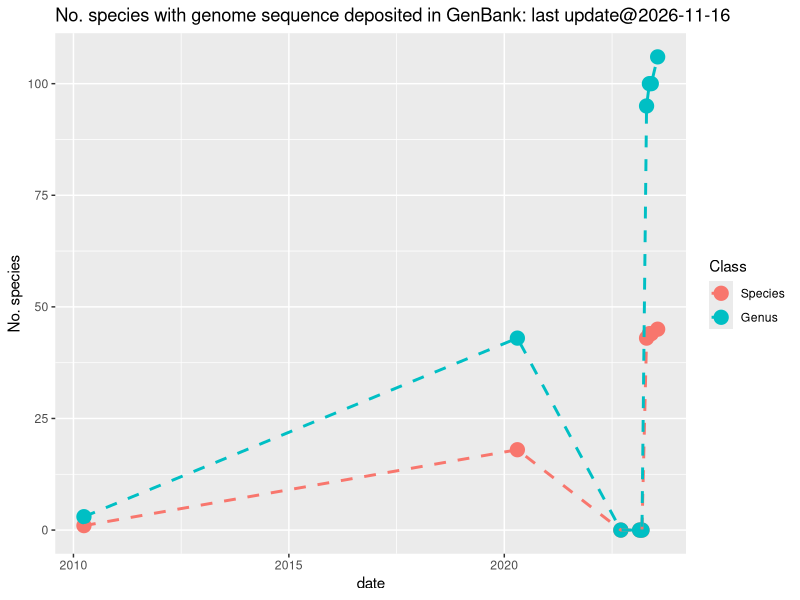

This figure's R source:
#plot.no_genome_deposited.R


library(tidyverse)
library(ggplot2)
library(lubridate)

list20220915 <- read_csv("aquatic_organism_genome_size_2022_0915.csv")
list20230221 <- read_csv("aquatic_organism_genome_size_2023_0221.csv")
list20230313 <- read_csv("aquatic_organism_genome_size_2023_0313.csv")
list20230329 <- read_csv("aquatic_organism_genome_size_2023_0329.csv")
list20230421 <- read_csv("aquatic_organism_genome_size_2023_0421.csv")
list20230515 <- read_csv("aquatic_organism_genome_size_2023_0515.csv")
list20230531 <- read_csv("aquatic_organism_genome_size_2023_0531.csv")
list20230724 <- read_csv("aquatic_organism_genome_size_2023_0724.csv")


No_sp_genome_20100331 <- 1
No_sp_genome_20200421 <- 18
No_sp_genome_20220915 <- sum(!is.na(list20220915$Genome_size_of_the_species_Mbp)) 
No_sp_genome_20230221 <- sum(!is.na(list20230221$Genome_size_of_the_species_Mbp)) 
No_sp_genome_20230313 <- sum(!is.na(list20230313$Genome_size_of_the_species_Mbp)) 
No_sp_genome_20230329 <- sum(!is.na(list20230329$Genome_size_of_the_species_Mbp)) 
No_sp_genome_20230421 <- sum(!is.na(list20230421$Genome_size_of_the_species_Mbp)) 
No_sp_genome_20230515 <- sum(!is.na(list20230515$Genome_size_of_the_species_Mbp)) 
No_sp_genome_20230531 <- sum(!is.na(list20230531$Genome_size_of_the_species_Mbp)) 
No_sp_genome_20230724 <- sum(!is.na(list20230724$Genome_size_of_the_species_Mbp)) 


No_sp_genus_20100331 <- 3
No_sp_genus_20200421 <- 43
No_genus_genome_20220915 <- sum(!is.na(list20220915$Average_genome_size_of_the_genus_Mbp)) 
No_genus_genome_20230221 <- sum(!is.na(list20230221$Average_genome_size_of_the_genus_Mbp)) 
No_genus_genome_20230313 <- sum(!is.na(list20230313$Average_genome_size_of_the_genus_Mbp)) 
No_genus_genome_20230329 <- sum(!is.na(list20230329$Average_genome_size_of_the_genus_Mbp)) 
No_genus_genome_20230421 <- sum(!is.na(list20230421$Average_genome_size_of_the_genus_Mbp)) 
No_genus_genome_20230515 <- sum(!is.na(list20230515$Average_genome_size_of_the_genus_Mbp)) 
No_genus_genome_20230531 <- sum(!is.na(list20230531$Average_genome_size_of_the_genus_Mbp)) 
No_genus_genome_20230724 <- sum(!is.na(list20230724$Average_genome_size_of_the_genus_Mbp)) 


genome_chronology <- tibble(
  date = c(ymd("2010-03-31"),ymd("2020-04-21"),ymd("2022-09-15"), 
           ymd("2023-02-21"),ymd("2023-03-13"),ymd("2023-04-21"),
           ymd("2023-05-15"),ymd("2023-05-31"),ymd("2023-07-24")), 
  Species = c(No_sp_genome_20100331, No_sp_genome_20200421, No_sp_genome_20220915,
              No_sp_genome_20230221,No_sp_genome_20230313, No_sp_genome_20230421,
              No_sp_genome_20230515,No_sp_genome_20230531,No_sp_genome_20230724),
  Genus = c(No_sp_genus_20100331,No_sp_genus_20200421,No_genus_genome_20220915,
            No_genus_genome_20230221,No_genus_genome_20230313,No_genus_genome_20230421,
            No_genus_genome_20230515,No_genus_genome_20230531,No_genus_genome_20230724)
            )

Taxonomic_class_lab <- c("Species","Genus")

genome_chronology <- genome_chronology %>% 
  tidyr::gather(Levels, Value, -date) %>% mutate(Class = factor(Levels, levels=Taxonomic_class_lab))

current_day <-  Sys.Date()
title_lab <- paste0("No. species with genome sequence deposited in GenBank: last update@",current_day)
plot_sp_level <- ggplot(data = genome_chronology, aes(x=date, y = Value, color=Class, group=Class)) + 
  geom_point(size=4.5) + 
  geom_line(linetype = "dashed", linewidth = 1) +
  labs(y="No. species", title=title_lab)

png("No_sp_genome_deposited.png", width = 600, height = 400)
plot_sp_level
dev.off()
